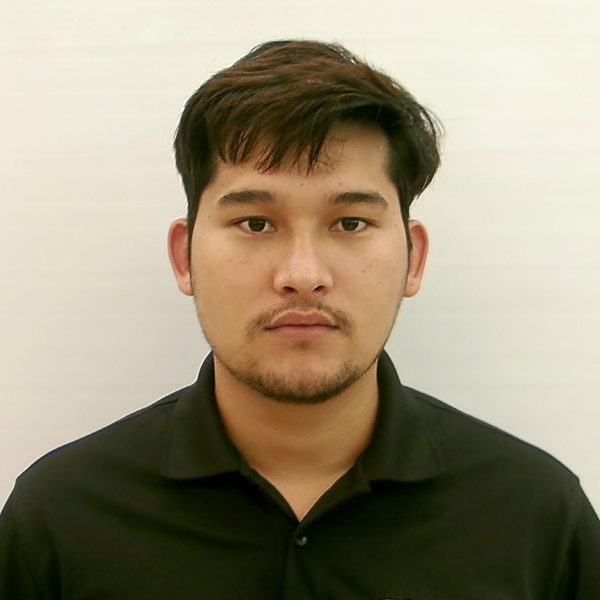
//> input picture Photo.jpg, 600 x 600 px, given in place of the camera
$ ./practice_opencv   (built with g++ and OpenCV 4)
//> lines starting //> are read from the running program, lines starting //| are printed output that depends on the picture; after the words box and inside, x2 and y2 are one past the last pixel; in counts of white or black regions, pixels touching at a corner belong together
#include <iostream>
#include <opencv2/opencv.hpp>
#include <vector>
#include <chrono>

int main(){
    cv:: VideoCapture cap(0); // yesle camera open grxa
    if(!cap.isOpened()){ //yo line chai camera open xa ki nai vanxa
        std::cout<<"Error: couldn't able to open camera.";
        return -1;
    }


    cap.set(cv::CAP_PROP_FRAME_WIDTH, 1280); // yesle chai cap carry garne image or say image or video chai 1280 garako ho
    cap.set(cv::CAP_PROP_FRAME_HEIGHT, 720); // same here

    std::cout<<"Width:"<<cap.get(cv::CAP_PROP_FRAME_WIDTH)<< "\n"; // hamle image or video with
    std::cout<<"Height:"<<cap.get(cv::CAP_PROP_FRAME_HEIGHT)<< "\n";// height
    std::cout<<"FPS:"<<cap.get(cv::CAP_PROP_FPS)<< "\n"; // frame per second

    // define video writer
    int fourcc = cv::VideoWriter::fourcc('m', 'p', '4', 'v'); //mp4 codec
    cv::VideoWriter writer("Output.mp4", fourcc, 30.0, cv::Size(1280, 720));

    // Fps counter
    auto prevTime = std::chrono::steady_clock::now();
    // cap vnyako basically remote control jasto jasle video camera marfhat image carry grxa


    cv:: Mat frame;
    while(true){
        cap >> frame; // grab images
//> frame is the input picture: 600 rows x 600 cols, CV_8UC3; mean B, G, R 121.2, 144.5, 154
        if(frame.empty()) break; // frame vanne container khali xa vnya

        // calculate FPS
        auto currTime = std::chrono::steady_clock::now();
        double fps = 1.0/std::chrono::duration<double>(currTime - prevTime).count();
        prevTime = currTime;

        cv::Mat gray;
        cv::cvtColor(frame, gray, cv::COLOR_BGR2GRAY);
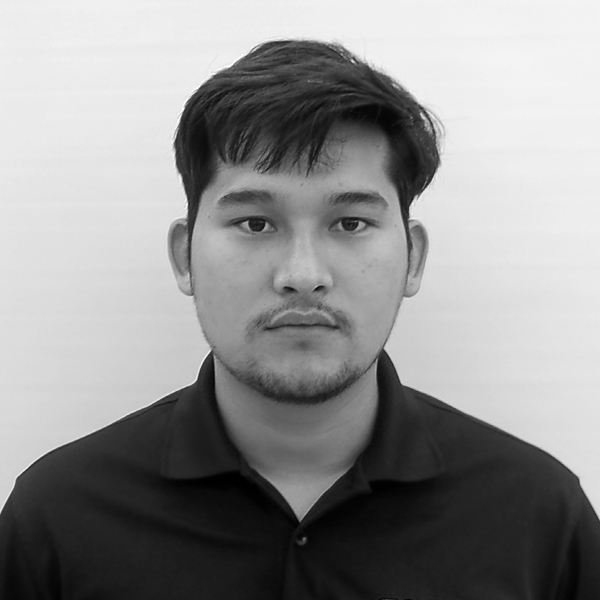
//> gray: 600 rows x 600 cols, CV_8UC1; min 0, max 254, mean 144.7

        cv::Mat blurred;
        cv::GaussianBlur(gray, blurred, cv::Size(5,5), 0);

        cv::Mat edges;
        cv::Canny(blurred, edges, 30, 100);
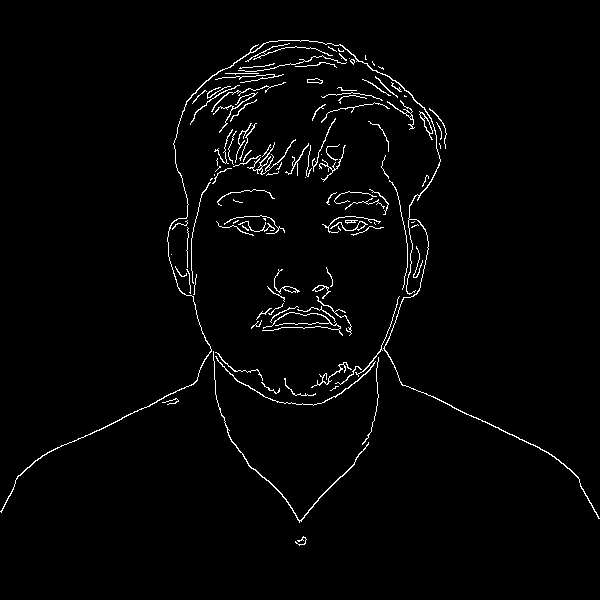
//> edges: 600 rows x 600 cols, CV_8UC1; 2.1% white in thin lines or dots, all inside (x1, y1, x2, y2) = (0, 40, 600, 546)

        cv::Mat kernel = cv::getStructuringElement(cv::MORPH_RECT, cv::Size(3,3));

        cv::Mat closed;
        cv::dilate(edges, closed, kernel, cv::Point(-1,-1), 2);
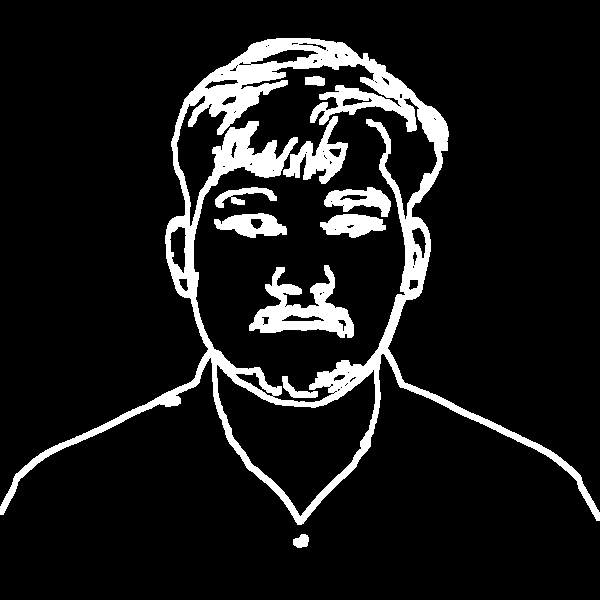
//> closed: 600 rows x 600 cols, CV_8UC1; 10.4% white; 10 white regions

        std::vector<std::vector<cv::Point>> contours;
        std::vector<cv::Vec4i> hierarchy;

        cv::findContours(closed, contours, hierarchy, cv::RETR_EXTERNAL, cv::CHAIN_APPROX_SIMPLE);
//> contours = 2 contours; box (x1, y1, x2, y2) and area: (0, 38, 600, 525) 95242, (293, 534, 309, 548) 145

        cv::Mat result = frame.clone();
        int objCount = 0;
        for(int i = 0; i < contours.size(); i++){
            if(cv::contourArea(contours[i]) < 1000) continue;
            objCount++;

            cv::Rect box = cv::boundingRect(contours[i]); // this mean create bounding box around that object.
            cv::rectangle(result, box, cv::Scalar(0, 0, 255), 2);
            cv::putText(result, "Object" + std:: to_string(objCount) + "   "  "FPS:" + std::to_string((int) fps), cv::Point(box.x, box.y - 10), cv::FONT_HERSHEY_SIMPLEX, 0.5, cv::Scalar(0,255,0), 1 );
        }
//> this loop made 2 passes
//> (objCount, box) on pass 2: (1, Rect(0, 38, 600, 487))
        cv::imshow("Detector", result);
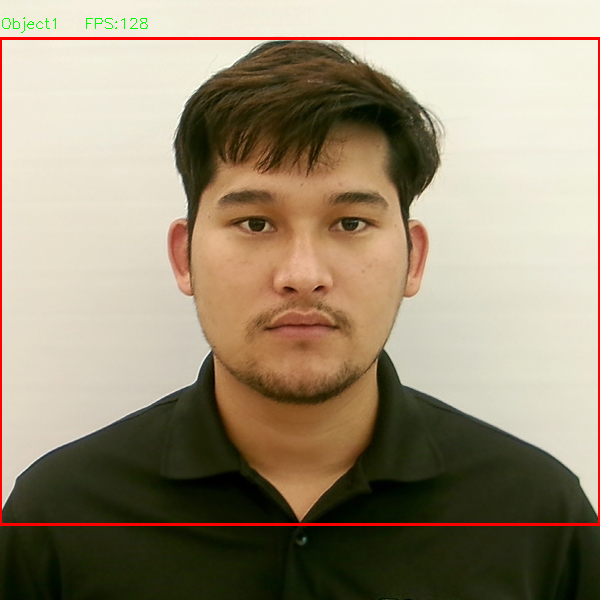
//> window 'Detector': 600 rows x 600 cols, CV_8UC3; mean B, G, R 118.7, 141.9, 155.1
        //cv::putText(frame, "FPS" + std::to_string((int)fps), cv::Point(20,40), cv::FONT_HERSHEY_SIMPLEX, 0.5, cv::Scalar(0,0,255), 2);

        //write to file
        writer.write(result);
        //cv::imshow("Camera", frame);
        if(cv::waitKey(1) == 27) break;
//> the Esc key is pressed
    }

    writer.release();
    cap.release();
    cv::destroyAllWindows();
    return 0;
}
